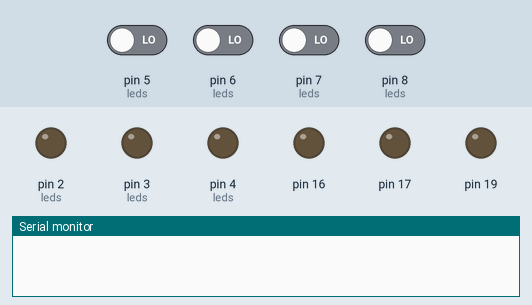
The sketch below on a simulated Arduino Uno, built with avr-gcc and run on an emulated ATmega328P. On the bench: output pins drawn as LEDs (lit = HIGH), the last lines printed to the serial monitor. Inputs (shaded band) come from the test bench; at power-on: pin 5 (leds), pin 6 (leds), pin 7 (leds), pin 8 (leds) LOW.

Above: at 1.2 s.
1.3 s: pin 6 (leds) driven HIGH
At 2.2 s:
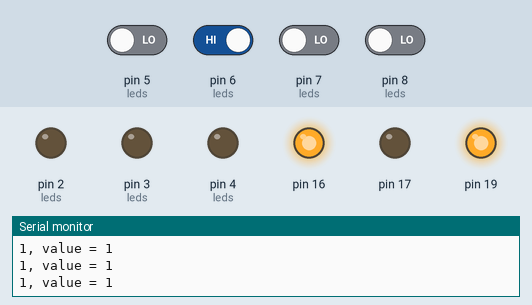
Timing chart, 0 to 4.3 s (numbered marks = the images above; inputs shaded):
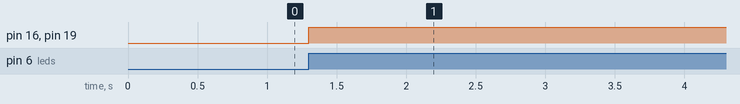

Measured:
- after the input at 1.3 s, pin 16, pin 19: LOW → HIGH at once

The sketch:

test_bouton.ino
```cpp
#include <Wire.h>
#include "Adafruit_MCP23017.h"

Adafruit_MCP23017 mcp[2];

int leds[4][5] = {
  {3, 4, 5, 6, 7},
  {0, 1, 2, 12, 10},
  {6, 7, 5, 3, 4},
  {10, 9, 11, 8, 12}
};


void setup() {
  mcp[0].begin();
  mcp[1].begin(1);

  for (int j = 0; j < 2; j++) {
    for (int i = 0; i < 16 ; i++) {
      mcp[j].pinMode(i, OUTPUT);
    }
  }
  for (int j = 0; j < 2; j++) {
    for (int i = 0; i < 16 ; i++) {
      mcp[j].digitalWrite(i, LOW);
    }
  }

  Serial.begin(9600);

  pinMode(8, INPUT);
  pinMode(7, INPUT);
  pinMode(6, INPUT);
  pinMode(5, INPUT);
}

int buttons[4] = {LOW, LOW, LOW, LOW};
int value[4] = {0, 0, 0, 0};

void switch_line(int index_line)
{
  int index_mcp = index_line < 2 ? 0 : 1;
  if (buttons[index_line] == HIGH) {
    for(int j = 0 ; j < 5; j++) {
      mcp[index_mcp].digitalWrite(leds[index_line][j] , HIGH);
    }
  }
  else {
    for(int j = 0 ; j < 5; j++) {
       mcp[index_mcp].digitalWrite(leds[index_line][j] , LOW);
    }
  }
}

void update_value(int index_line)
{
  int index_mcp = index_line < 2 ? 0 : 1;
  for (int i = 0 ; i < 5; i++){
    Serial.print(index_line);
    Serial.print(", value = ");
    Serial.println(value[index_line]);

    int mask = 0x1 << i;
    mcp[index_mcp].digitalWrite(leds[index_line][i], (mask & value[index_line]) > 0 ? HIGH : LOW);
  }
}


void loop() {
  int index_mcp;
  for (int i = 0; i < 4; i++) {
    int last_state = buttons[i];
    buttons[i] = digitalRead(i+5);
    if (last_state == LOW && buttons[i] == HIGH) {
      value[i]++;
      if (value[i] == 32)
        value[i] = 0;
      Serial.println("Change state");
      update_value(i);

    }
  }

//  for (int i = 0; i < 4; i++)
}
```
